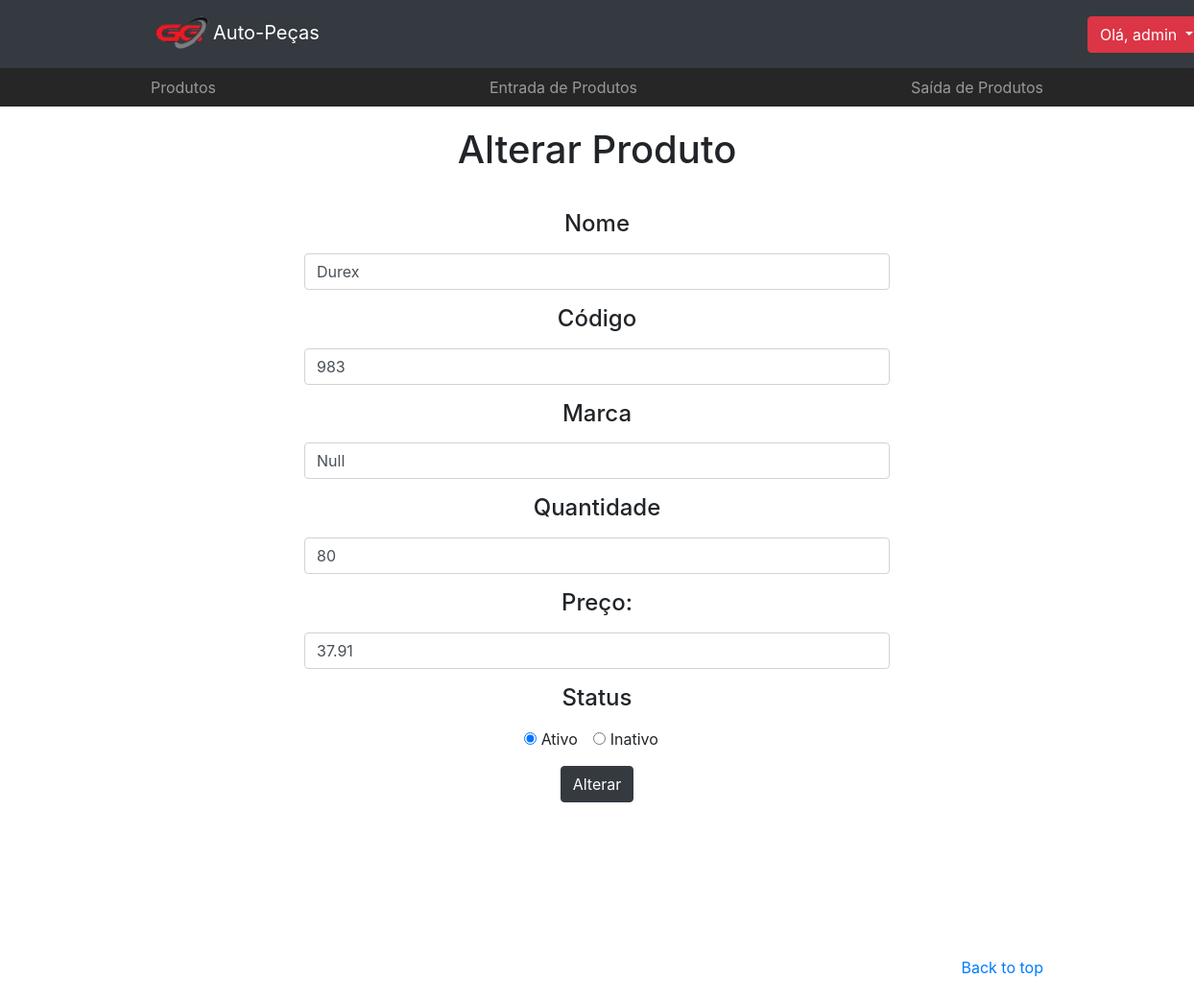
Before: /products/register/?id=7 (signed in) with the older database file.
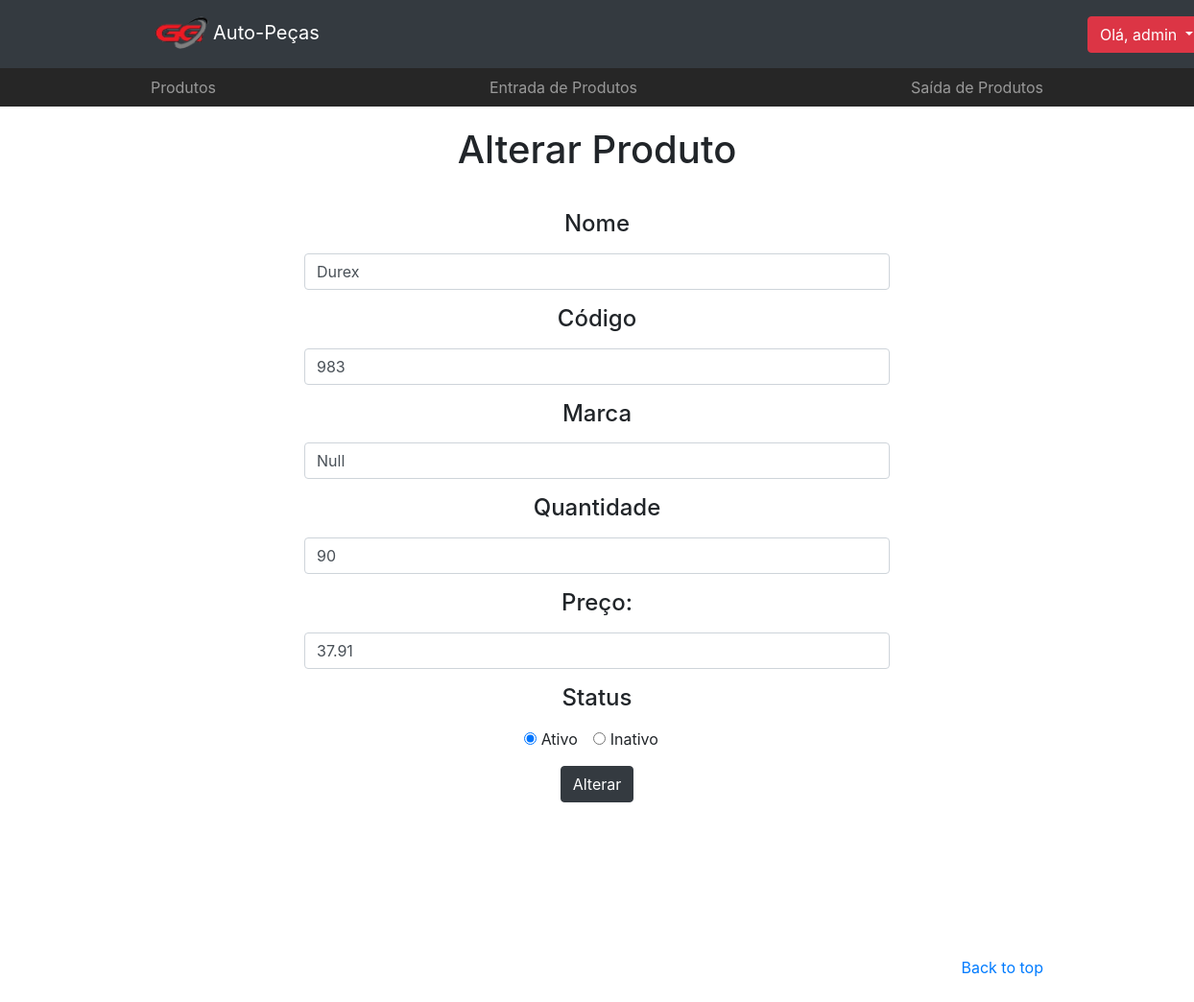
After: the same page with the newer database file.
### app/models.py (models this page shows, shortened)
class Produto(models.Model):
    nome = models.CharField(max_length=100)
    codigo = models.IntegerField(default=None)
    marca = models.CharField(max_length=100, default=None)
    quantidade = models.IntegerField()
    preco = models.DecimalField(max_digits=100, decimal_places= 2, default=None)
    ativo = models.BooleanField(default=True)
    class Meta:
        db_table = 'produto'

### app/views.py (the view)
# urls.py: path('products/register/', views.produto_register, name='produto_register'),
@login_required(login_url='/login')
def produto_register(request):
    product_id = request.GET.get('id')
    if product_id:
        produto = Produto.objects.get(id=product_id)
        return render(request, 'app/produto_form.html', {'produto':produto})
    return render(request, 'app/produto_form.html')

### app/templates/app/produto_form.html (shortened to what the changed rows need)
<!DOCTYPE html>
<html>
<head>
    {% load static %}
    <link rel="stylesheet" type="text/css" href="{% static 'app/css/bootstrap/bootstrap.min.css' %}">
    <link rel="stylesheet" type="text/css" href="{% static 'app/css/produto.css' %}">
    <link rel="stylesheet" href="https://cdnjs.cloudflare.com/ajax/libs/font-awesome/4.7.0/css/font-awesome.min.css">
</head>
<body>
    <body>
        <section class="jumbotron text-center">
        {% if produto %}
            <h1>Alterar Produto</h1>
        {% else %}
            <h1>Cadastrar Produto</h1>
        {% endif %}
            <br>
            <form enctype="multipart/form-data" action="submit", method="POST">
              <div class="container">
                <div class="form-group">
                  <div class="form-group">
                    <h4><label for="nome">Nome</label></h4>
                    <input type="text" class="form-control" name="nome" value="{{ produto.nome }}" required>
                </div>
                <div class="form-group">
                  <h4><label for="nome">Código</label></h4>
                  <input type="number" class="form-control" name="codigo" value="{{ produto.codigo }}">
                </div>
                <div class="form-group">
                  <h4><label for="nome">Marca</label></h4>
                  <input type="text" class="form-control" name="marca" value="{{ produto.marca }}">
                </div>
                  <div class="form-group">
                    <h4><label for="nome">Quantidade</label></h4>
                      <input type="number" class="form-control" name="quantidade" value="{{ produto.quantidade }}" required>
                  </div>
                  <div class="form-group">
                    <h4><label for="preco">Preço:</label></h4>
                      <input type="number" class="form-control" name="preco" value="{{ produto.preco }}" required>
                  </div>
                  <br>
              </div>
            </form>
        </section>
    </body>

Changed rows visible on the page:
changed Produto "Durex": quantidade "80" → "90"
